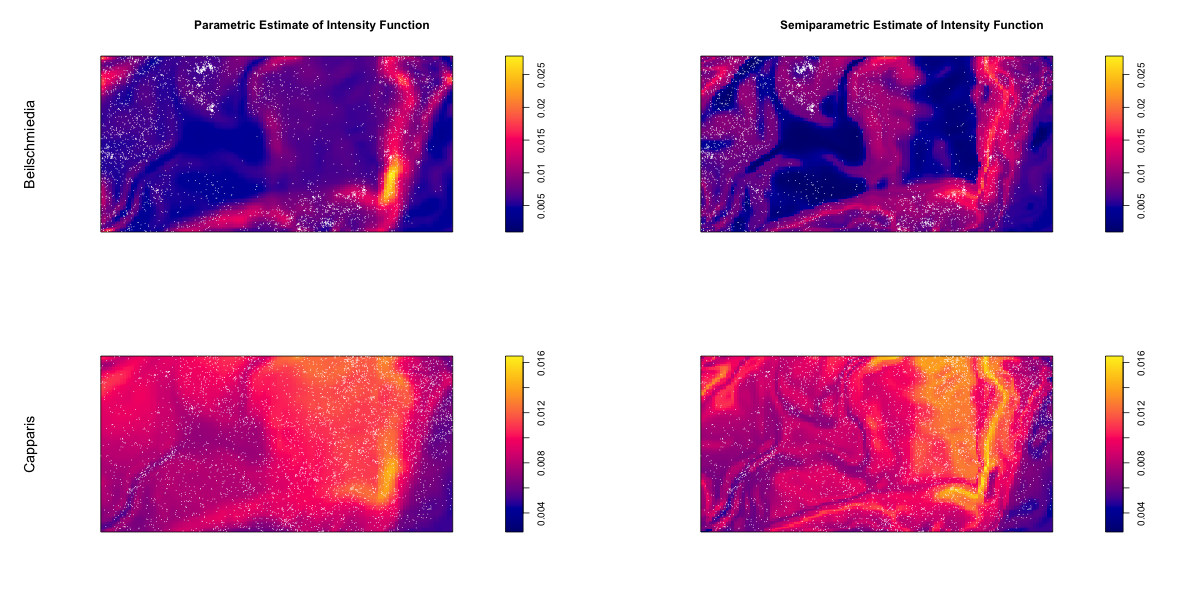

Write the R code that produced this figure.
#### system.time: user: 5.776  system: 0.171   elapsed: 5.958 
#### takes 4.723 seconds
#### implemented on macbook pro 13.3 inch with M1 chip and 8G memory, macOS Ventura Versioin, 13.4.1(c)
source('semi_spp_functions.R')
set.seed(1)

# load data of capparis
load("bci.tree1.rdata")
cappfr = bci.tree1[bci.tree1$sp=="cappfr",]
cappfr = cappfr[!duplicated(cappfr[,c("gx","gy")]),]
pp_cap = ppp(cappfr$gx,cappfr$gy,window =owin(c(0,1000),c(0,500)))


ppmfit.bei.semi =  ppm(bei~elev+s(grad), data = bei.extra,use.gam = TRUE, method="mpl")
intensity.bei.semi = predict(ppmfit.bei.semi)

ppmfit.bei.para =  ppm(bei~elev+grad, data = bei.extra, method="mpl")
intensity.bei.para = predict(ppmfit.bei.para)

common.min.bei = min(min(intensity.bei.semi$v),min(intensity.bei.para$v))
common.max.bei = max(max(intensity.bei.semi$v),max(intensity.bei.para$v))


ppmfit.cap.semi =  ppm(pp_cap~elev+s(grad), covariates = bei.extra,use.gam = TRUE, method="mpl")
intensity.cap.semi = predict(ppmfit.cap.semi)

ppmfit.cap.para =  ppm(pp_cap~elev+grad, data = bei.extra, method="mpl")
intensity.cap.para = predict(ppmfit.cap.para)

common.min.cap = min(min(intensity.cap.semi$v),min(intensity.cap.para$v))
common.max.cap = max(max(intensity.cap.semi$v),max(intensity.cap.para$v))

png("Figure_1.png", width = 1200, height = 600)

par(mfrow = c(2, 2))

# bei
plot(intensity.bei.para,main="Parametric Estimate of Intensity Function",
     zlim=c(common.min.bei,common.max.bei),ribbon = TRUE)
plot(bei,cols = "white", cex = .2, pch = 16,add=TRUE)
mtext("Beilschmiedia", side = 2, line = 1, cex = 1.2)

plot(intensity.bei.semi,main="Semiparametric Estimate of Intensity Function",
     zlim=c(common.min.bei,common.max.bei),ribbon = TRUE)
plot(bei,cols = "white", cex = .2, pch = 16,add=TRUE)

# cap
plot(intensity.cap.para,zlim=c(common.min.cap,common.max.cap),ribbon = TRUE,main="")
plot(pp_cap,cols = "white", cex = .2, pch = 16,add=TRUE)
mtext("Capparis", side = 2, line = 1, cex = 1.2)

plot(intensity.cap.semi,zlim=c(common.min.cap,common.max.cap),ribbon = TRUE,main="")
plot(pp_cap,cols = "white", cex = .2, pch = 16,add=TRUE)

dev.off()






